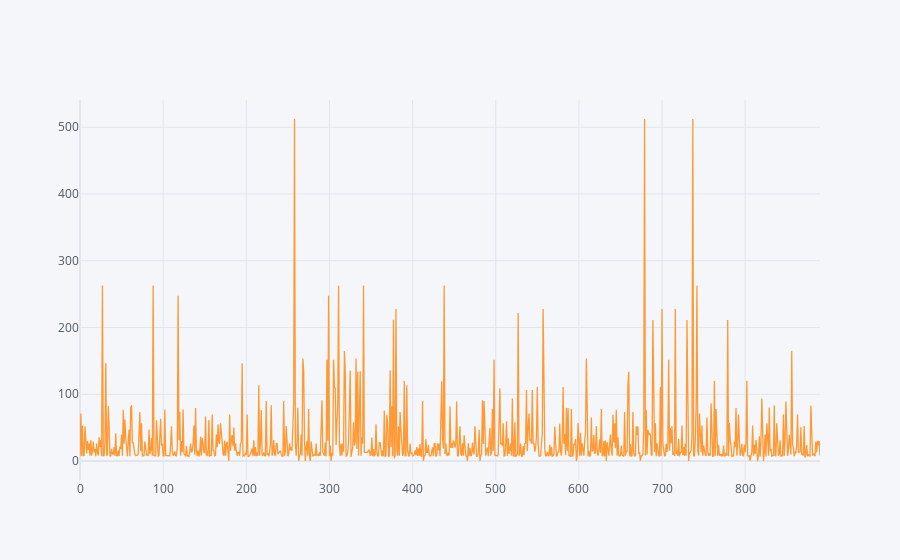

Source (notebook cell):
### Code cell
train['Fare'].iplot(bins=40)

### Figure 1 — Plotly figure (JSON) as saved in the notebook; plotly's stock layout.template omitted (floating-point values rounded to 4 significant figures; data arrays with more than 128 entries replaced by an {"elided": "..."} marker saying what was removed)
{"data": [{"line": {"color": "rgba(255, 153, 51, 1.0)", "dash": "solid", "shape": "linear", "width": 1.3}, "mode": "lines", "name": "Fare", "text": "", "type": "scatter", "x": {"elided": "891 int values"}, "y": {"elided": "891 float values"}}], "layout": {"legend": {"bgcolor": "#F5F6F9", "font": {"color": "#4D5663"}}, "paper_bgcolor": "#F5F6F9", "plot_bgcolor": "#F5F6F9", "title": {"font": {"color": "#4D5663"}}, "xaxis": {"gridcolor": "#E1E5ED", "showgrid": true, "tickfont": {"color": "#4D5663"}, "title": {"font": {"color": "#4D5663"}, "text": ""}, "zerolinecolor": "#E1E5ED"}, "yaxis": {"gridcolor": "#E1E5ED", "showgrid": true, "tickfont": {"color": "#4D5663"}, "title": {"font": {"color": "#4D5663"}, "text": ""}, "zerolinecolor": "#E1E5ED"}}}
